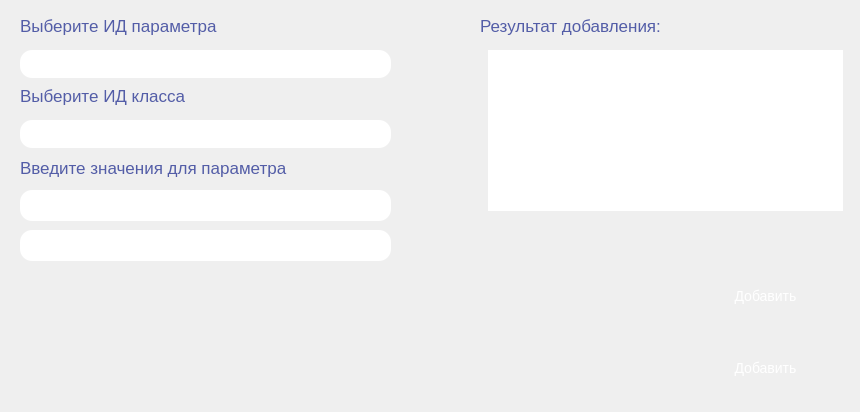
      <widget class="QWidget" name="page_16">
       <widget class="QComboBox" name="comboBox_14_idEnum_2">
        <property name="geometry">
         <rect>
          <x>20</x>
          <y>50</y>
          <width>371</width>
          <height>28</height>
         </rect>
        </property>
        <property name="styleSheet">
         <string notr="true">QComboBox {
	border: 2px #FFE5CC;
    border-radius: 12px;
	padding: 0 8px;
    background: qlineargradient(x1:0, y1:0, x2:1, y2:0, 
    												stop:0 rgba(193, 95, 251, 1), 
													stop:0.6 rgba(97, 115, 241, 0.7),
    												stop:1 rgba(94, 131, 239, 0.7));
    font-size: 14px;
	color: rgba(255, 255, 255,1);
}

QComboBox:!editable, QComboBox::drop-down:editable {
    background: qlineargradient(x1:0, y1:0, x2:1, y2:0, 
    												stop:0 rgba(193, 95, 251, 1), 
													stop:0.6 rgba(97, 115, 241, 0.7),
    												stop:1 rgba(94, 131, 239, 0.7));
}

QComboBox:!editable:on, QComboBox::drop-down:editable:on {
     background: qlineargradient(x1:0, y1:0, x2:1, y2:0, 
    												stop:0 rgba(193, 95, 251, 1), 
													stop:0.6 rgba(97, 115, 241, 0.7),
    												stop:1 rgba(94, 131, 239, 0.7));
}

QComboBox::drop-down {
	subcontrol-origin: padding;
    subcontrol-position: top right;
    border-top-right-radius: 12px;
    border-bottom-right-radius: 12px;
    border-top-left-radius: 12px; 
    border-bottom-left-radius: 12px;
}


QComboBox QAbstractItemView {
    background: qlineargradient(x1:0, y1:0, x2:1, y2:0, 
    												stop:0 rgba(193, 95, 251, 1), 
													stop:0.6 rgba(97, 115, 241, 0.7),
    												stop:1 rgba(94, 131, 239, 0.7));
    color: rgb(255, 255, 255);
	border: 1px #FFE5CC;
}</string>
        </property>
        <property name="placeholderText">
         <string/>
        </property>
       </widget>
       <widget class="QLabel" name="label_14_idEnum_2">
        <property name="geometry">
         <rect>
          <x>20</x>
          <y>10</y>
          <width>371</width>
          <height>31</height>
         </rect>
        </property>
        <property name="styleSheet">
         <string notr="true">QLabel {
	color: rgba(83, 93, 167, 1);
    font-size: 17px;
}</string>
        </property>
        <property name="text">
         <string>Выберите ИД параметра</string>
        </property>
       </widget>
       <widget class="QPushButton" name="pushButton_14_deleteVal_2">
        <property name="geometry">
         <rect>
          <x>680</x>
          <y>260</y>
          <width>171</width>
          <height>71</height>
         </rect>
        </property>
        <property name="styleSheet">
         <string notr="true">QPushButton {
	background-color: qlineargradient(x1:0, y1:0, x2:1, y2:1, 
    								stop:0 rgba(88, 205, 174, 1), 
    								stop:1 rgba(63, 148, 108, 1));
    color: white;
    text-align: center;
    text-decoration: none;
    font-size: 14px;
    border-radius: 12px;
}

QPushButton:pressed {
	background-color: qlineargradient(x1:0, y1:0, x2:1, y2:1, 
    								stop:0 rgba(88, 205, 174, 0.5), 
    								stop:1 rgba(63, 148, 108, 0.5));
}</string>
        </property>
        <property name="text">
         <string>Добавить</string>
        </property>
       </widget>
       <widget class="QComboBox" name="comboBox_14_idVal_2">
        <property name="geometry">
         <rect>
          <x>20</x>
          <y>120</y>
          <width>371</width>
          <height>28</height>
         </rect>
        </property>
        <property name="styleSheet">
         <string notr="true">QComboBox {
	border: 2px #FFE5CC;
    border-radius: 12px;
	padding: 0 8px;
    background: qlineargradient(x1:0, y1:0, x2:1, y2:0, 
    												stop:0 rgba(193, 95, 251, 1), 
													stop:0.6 rgba(97, 115, 241, 0.7),
    												stop:1 rgba(94, 131, 239, 0.7));
    font-size: 14px;
	color: rgba(255, 255, 255,1);
}

QComboBox:!editable, QComboBox::drop-down:editable {
    background: qlineargradient(x1:0, y1:0, x2:1, y2:0, 
    												stop:0 rgba(193, 95, 251, 1), 
													stop:0.6 rgba(97, 115, 241, 0.7),
    												stop:1 rgba(94, 131, 239, 0.7));
}

QComboBox:!editable:on, QComboBox::drop-down:editable:on {
     background: qlineargradient(x1:0, y1:0, x2:1, y2:0, 
    												stop:0 rgba(193, 95, 251, 1), 
													stop:0.6 rgba(97, 115, 241, 0.7),
    												stop:1 rgba(94, 131, 239, 0.7));
}

QComboBox::drop-down {
	subcontrol-origin: padding;
    subcontrol-position: top right;
    border-top-right-radius: 12px;
    border-bottom-right-radius: 12px;
    border-top-left-radius: 12px; 
    border-bottom-left-radius: 12px;
}


QComboBox QAbstractItemView {
    background: qlineargradient(x1:0, y1:0, x2:1, y2:0, 
    												stop:0 rgba(193, 95, 251, 1), 
													stop:0.6 rgba(97, 115, 241, 0.7),
    												stop:1 rgba(94, 131, 239, 0.7));
    color: rgb(255, 255, 255);
	border: 1px #FFE5CC;
}</string>
        </property>
        <property name="placeholderText">
         <string/>
        </property>
       </widget>
       <widget class="QLabel" name="label_14_idVal_2">
        <property name="geometry">
         <rect>
          <x>20</x>
          <y>80</y>
          <width>331</width>
          <height>31</height>
         </rect>
        </property>
        <property name="styleSheet">
         <string notr="true">QLabel {
	color: rgba(83, 93, 167, 1);
    font-size: 17px;
}</string>
        </property>
        <property name="text">
         <string>Выберите ИД класса</string>
        </property>
       </widget>
       <widget class="QLineEdit" name="lineEdit_19_shortName_2">
        <property name="geometry">
         <rect>
          <x>20</x>
          <y>230</y>
          <width>371</width>
          <height>31</height>
         </rect>
        </property>
        <property name="styleSheet">
         <string notr="true">QLineEdit {
	border: 2px #FFE5CC;
    border-radius: 12px;
	padding: 0 8px;
    background: qlineargradient(x1:0, y1:0, x2:1, y2:0, 
    												stop:0 rgba(193, 95, 251, 1), 
													stop:0.6 rgba(97, 115, 241, 0.7),
    												stop:1 rgba(94, 131, 239, 0.7));
	selection-background-color: darkgray;
    font-size: 14px;
	color: rgba(255, 255, 255,1);
}</string>
        </property>
        <property name="placeholderText">
         <string>Максимальное значение</string>
        </property>
       </widget>
       <widget class="QLabel" name="label_19_result_2">
        <property name="geometry">
         <rect>
          <x>480</x>
          <y>10</y>
          <width>281</width>
          <height>31</height>
         </rect>
        </property>
        <property name="styleSheet">
         <string notr="true">QLabel {
	color: rgba(83, 93, 167, 1);
    font-size: 17px;
}</string>
        </property>
        <property name="text">
         <string>Результат добавления:</string>
        </property>
       </widget>
       <widget class="QLabel" name="label_19_data_2">
        <property name="geometry">
         <rect>
          <x>20</x>
          <y>152</y>
          <width>361</width>
          <height>31</height>
         </rect>
        </property>
        <property name="styleSheet">
         <string notr="true">QLabel {
	color: rgba(83, 93, 167, 1);
    font-size: 17px;
}</string>
        </property>
        <property name="text">
         <string>Введите значения для параметра</string>
        </property>
       </widget>
       <widget class="QTextEdit" name="textEdit_19_result_2">
        <property name="geometry">
         <rect>
          <x>480</x>
          <y>50</y>
          <width>371</width>
          <height>161</height>
         </rect>
        </property>
        <property name="styleSheet">
         <string notr="true">QTextEdit {
	border: 2px #FFF4E8;
    padding: 0 8px;
    border-radius: 12px;
    background: qlineargradient(x1:0, y1:0, x2:1, y2:1, 
    								stop:0 rgba(88, 205, 174, 1), 
    								stop:1 rgba(63, 148, 108, 1));
	color: white;
    font-size: 14px;
}</string>
        </property>
        <property name="placeholderText">
         <string>Здесь будет информация о </string>
        </property>
       </widget>
       <widget class="QPushButton" name="pushButton_19_add_2">
        <property name="geometry">
         <rect>
          <x>680</x>
          <y>332</y>
          <width>171</width>
          <height>71</height>
         </rect>
        </property>
        <property name="styleSheet">
         <string notr="true">QPushButton {
	background-color: qlineargradient(x1:0, y1:0, x2:1, y2:1, 
    								stop:0 rgba(88, 205, 174, 1), 
    								stop:1 rgba(63, 148, 108, 1));
    color: white;
    text-align: center;
    text-decoration: none;
    font-size: 14px;
    border-radius: 12px;
}

QPushButton:pressed {
	background-color: qlineargradient(x1:0, y1:0, x2:1, y2:1, 
    								stop:0 rgba(88, 205, 174, 0.5), 
    								stop:1 rgba(63, 148, 108, 0.5));
}</string>
        </property>
        <property name="text">
         <string>Добавить</string>
        </property>
       </widget>
       <widget class="QLineEdit" name="lineEdit_19_name_2">
        <property name="geometry">
         <rect>
          <x>20</x>
          <y>190</y>
          <width>371</width>
          <height>31</height>
         </rect>
        </property>
        <property name="styleSheet">
         <string notr="true">QLineEdit {
	border: 2px #FFE5CC;
    border-radius: 12px;
	padding: 0 8px;
    background: qlineargradient(x1:0, y1:0, x2:1, y2:0, 
    												stop:0 rgba(193, 95, 251, 1), 
													stop:0.6 rgba(97, 115, 241, 0.7),
    												stop:1 rgba(94, 131, 239, 0.7));
	selection-background-color: darkgray;
    font-size: 14px;
	color: rgba(255, 255, 255,1);
}</string>
        </property>
        <property name="placeholderText">
         <string>Минимальное значение</string>
        </property>
       </widget>
      </widget>
